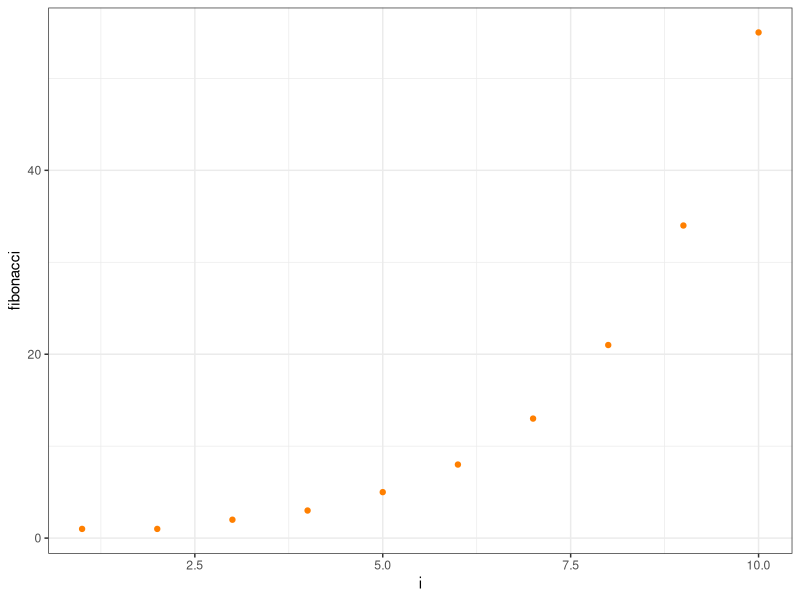
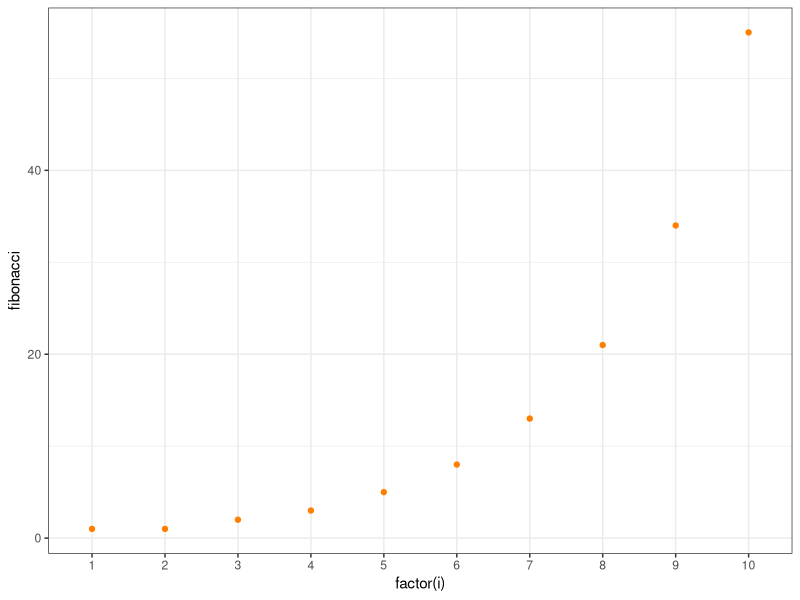
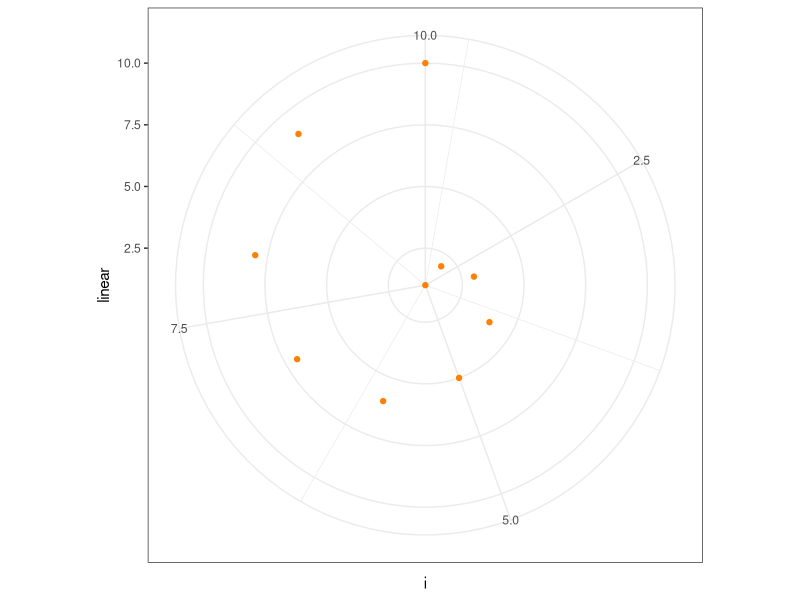
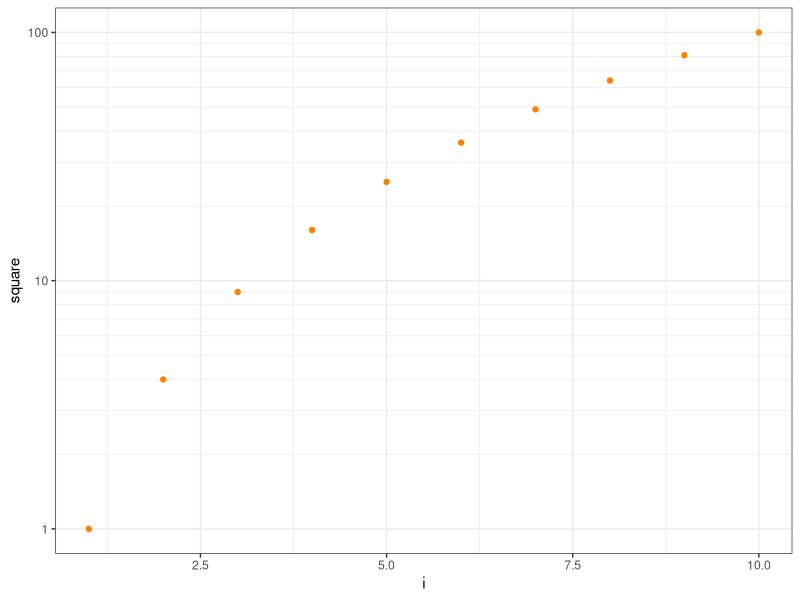
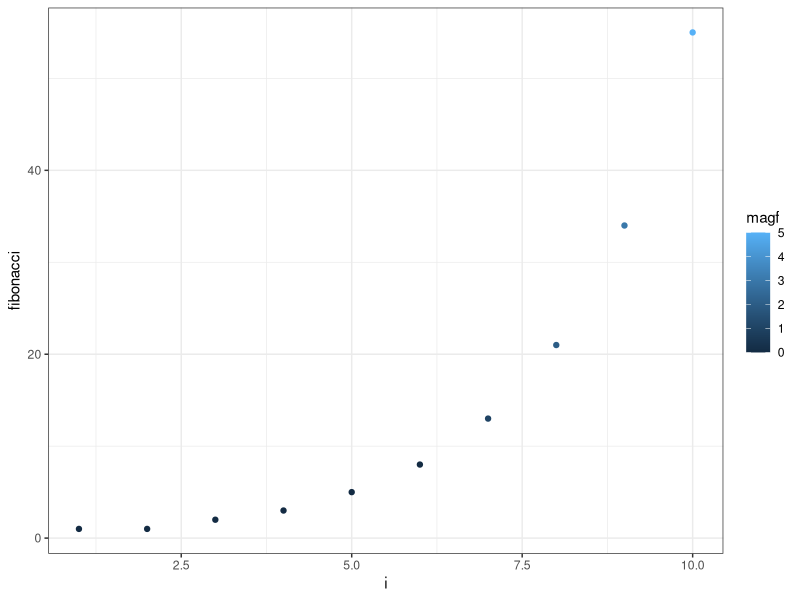
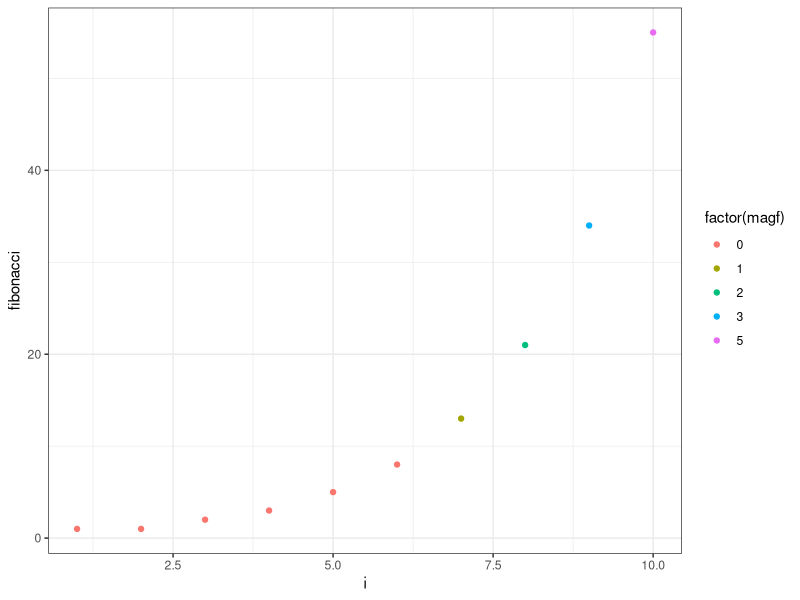
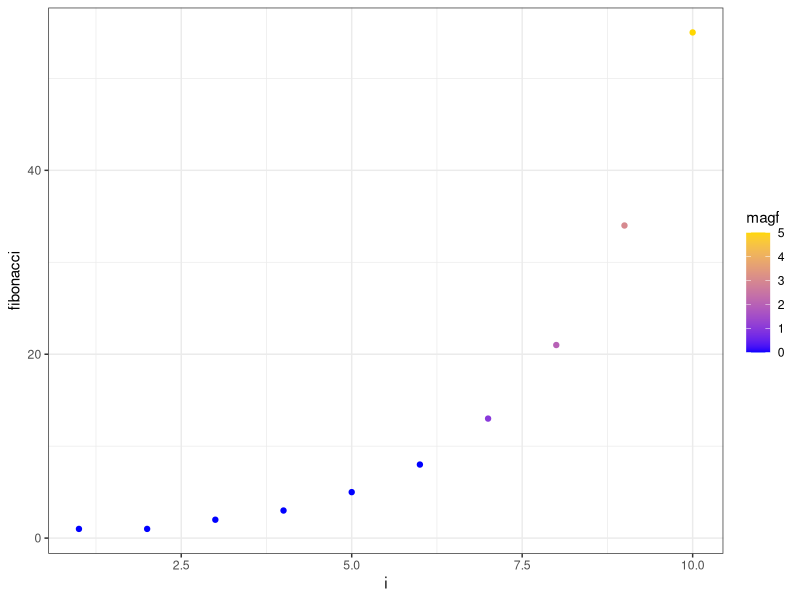
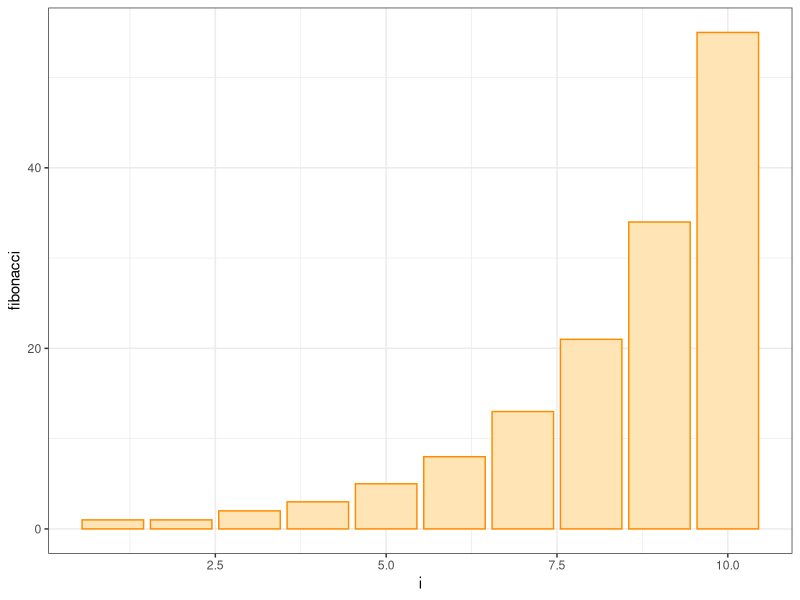

The R script that drew these images, in order:
## ---- chunk 1
options(width = 55)
knitr::opts_chunk$set(echo = TRUE)
library(tidyverse)

courses <- data.frame(
  code = c("15AHM","12BHD","16ACF",
           "01PNN", "01RKC","17AXO"),
  course= c("Chemistry","Computer science","Calculus I", 
            "Free Credits","Linear Algebra","Physics I"),
  semester = c(1L,1L,1L,2L,2L,2L),
  credits = c(8,8,10,6,10,10)
)

series <- data.frame(
  i = 1:10,
  linear = 1:10,
  fibonacci = c(1,1,2,3,5,8,13,21,34,55),
  square = (1:10)^2,
  log = log(1:10)
)

All_along_the_watchtower=paste(
'"There must be some way out of here," said the joker to the thief,',
'"There\'s too much confusion, I can\'t get no relief',
'Businessmen, they drink my wine, plowmen dig my earth',
'None of them along the line know what any of it is worth."',
'"No reason to get excited", the thief, he kindly spoke,',
'"There are many here among us who feel that life is but a joke',
'But you and I, we\'ve been through that, and this is not our fate',
'So let us not talk falsely now, the hour is getting late".',
'All along the watchtower, princes kept the view',
'While all the women came and went, barefoot servants, too.',
'Outside in the distance a wildcat did growl',
'Two riders were approaching, the wind began to howl.')

theme_set(theme_bw())
ggplot2::update_geom_defaults("point", list(color = "darkorange1"))
ggplot2::update_geom_defaults("line", list(color = "darkorange1"))
ggplot2::update_geom_defaults("bar", list(fill="moccasin",color="darkorange"))
ggplot2::update_geom_defaults("col", list(fill="moccasin",color="darkorange"))
ggplot2::update_geom_defaults("boxplot", list(fill="moccasin",color="darkorange"))
ggplot2::update_geom_defaults("violin", list(fill="moccasin",color="darkorange"))

## ---- chunk 2
#| fig.asp=2/4
ggplot(series, aes(x=i,y=fibonacci))+geom_point()
## ---- chunk 3
#| fig.asp=2/4
ggplot(series, aes(x=factor(i),y=fibonacci))+geom_point()
## ---- chunk 4
#| fig.asp=2/4
ggplot(series, aes(x=i,y=linear))+geom_point()+
      coord_polar()
## ---- chunk 5
#| fig.asp=2/4
ggplot(series, aes(x=i,y=square))+geom_point()+
      scale_y_log10(minor_breaks=c(1:10,1:10*10))
## ---- chunk 6
#| fig.asp=2/4
series$magf=series$fibonacci %/% 10
ggplot(series, aes(x=i, y=fibonacci, color=magf))+ geom_point()
## ---- chunk 7
#| fig.asp=2/4
ggplot(series, aes(x=i, y=fibonacci, color=factor(magf)))+ geom_point()
## ---- chunk 8
#| fig.asp=2/4
ggplot(series, 
       aes(x=i, y=fibonacci, color=magf))+ 
       scale_color_gradient(low="blue",high="gold")+ 
       geom_point()
## ---- chunk 9
#| fig.asp=2/4
ggplot(series, aes(x=i, y=fibonacci))+ 
       geom_col()
## ---- chunk 10
#| fig.asp=2/4
ggplot(series, aes(x=i, y=fibonacci))+ 
       geom_line()
## ---- chunk 11
#| fig.asp=2/4
ggplot(series, aes(x=i, y=fibonacci, label=fibonacci))+ 
        geom_line() + geom_label()
## ---- chunk 12
#| fig.asp=2/4
ggplot(series, aes(x=i, y=fibonacci, label=fibonacci))+ 
        geom_label() + geom_line()
## ---- chunk 13
#| fig.asp=2/4
ch <- strsplit(str_to_lower(All_along_the_watchtower),"")[[1]]
ggplot(data.frame(chr=ch), aes(x=chr))+ geom_bar()
## ---- chunk 14
#| fig.asp=2/4
ggplot(series, aes(x=fibonacci))+ 
      geom_histogram(binwidth=1)
## ---- chunk 15
#| fig.asp=2/4
ggplot(series, aes(x=fibonacci))+ 
      geom_boxplot()
## ---- chunk 16
#| fig.asp=2/4
ggplot(series, aes(x=fibonacci,y=""))+ 
      geom_violin()
## ---- chunk 17
#| fig.asp=2/4
ggplot(series, aes(x=factor(i),y=fibonacci))+geom_point()+
    theme_minimal()
